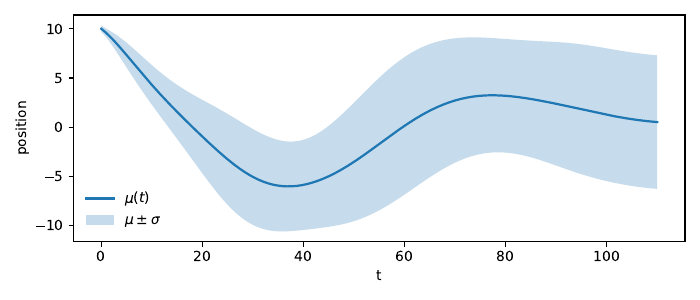

The script that saved this image:
import numpy as np
import matplotlib.pyplot as plt
from matplotlib.animation import FuncAnimation
import numba as nb

dx=0.04; dx2=dx*dx; k_0=-2; dt=dx2/20.0; xmax=15.0
xs=np.arange(-xmax, xmax+dx/2, dx)
a=0.1

psr=np.exp(-2*(xs-10)**2)*np.cos(k_0*xs)
psi=np.exp(-2*(xs-10)**2)*np.sin(k_0*xs)
v=(1/50)*((xs**4)/100 -xs**2)

Tfinal=110
steps_per_frame = 200
nsteps = int(round(Tfinal/dt))
n_frames = nsteps // steps_per_frame

sample_every = 20
times, mus, sigmas = [], [], []
step_count = 0

@nb.njit(fastmath=True)
def moments_nb(psr, psi, xs, dx):
    rho = psr*psr + psi*psi
    Z = np.sum(rho)*dx
    mu = np.sum(xs*rho)*dx / Z
    var = np.sum((xs - mu)**2 * rho)*dx / Z
    return mu, np.sqrt(var)

@nb.njit(fastmath=True)
def step(psr0, psi0, dt, dx2, v, a):
    psr1=psr0.copy(); psi1=psi0.copy()
    psr1[1:-1]=psr0[1:-1]-a*(dt/dx2)*(psi0[2:]+psi0[:-2]-2*psi0[1:-1])+dt*v[1:-1]*psi0[1:-1]
    psi1[1:-1]=psi0[1:-1]+a*(dt/dx2)*(psr1[2:]+psr1[:-2]-2*psr1[1:-1])-dt*v[1:-1]*psr1[1:-1]
    psr1[0]=psr1[1]; psr1[-1]=psr1[-2]
    psi1[0]=psi1[1]; psi1[-1]=psi1[-2]
    return psr1, psi1

fig, ax = plt.subplots(figsize=(7,3))          
plt.subplots_adjust(bottom=0.15, left=0.07, right=0.93)               
(line,)=ax.plot(xs,4*(psr**2+psi**2))
ax2 = ax.twinx()
ax2.plot(xs, v, 'r--', alpha=0.7, label="V(x)")
ax2.set_ylabel("V(x)"); ax2.set_ylim(0,8)
time_txt=ax.text(0.01,0.92,"t=0.000", transform=ax.transAxes)
ax.set_xlim(xs[0],xs[-1]); ax.set_ylim(0,8)
ax.set_xlabel("x"); ax.set_ylabel("|ψ|²"); ax.set_title("Wave packet")

sim_time=0.0
def update(_):
    global psr, psi, sim_time, step_count
    for _ in range(steps_per_frame):
        psr, psi = step(psr, psi, dt, dx2, v, a)
        sim_time += dt
        step_count += 1
        if (step_count % sample_every) == 0 or step_count == nsteps:
            mu, sigma = moments_nb(psr, psi, xs, dx)
            times.append(sim_time); mus.append(mu); sigmas.append(sigma)
    y = 4*(psr**2 + psi**2)
    line.set_ydata(y)
    time_txt.set_text(f"t={sim_time:.3f}")
    return line, time_txt

ani = FuncAnimation(fig, update, frames=n_frames, interval=.01, blit=False)
ani.save("1.c.mp4", fps=200)     # save, then close
plt.close(fig)

fig2, ax = plt.subplots(figsize=(7,3))
ax.plot(times, mus, lw=1.6, label=r'$\mu(t)$')
ax.fill_between(times, np.array(mus)-np.array(sigmas),
                np.array(mus)+np.array(sigmas), alpha=0.25, label=r'$\mu\pm\sigma$')
ax.set_xlabel('t'); ax.set_ylabel('position'); ax.legend(frameon=False)
fig2.tight_layout(); fig2.savefig('1.c.pdf')
